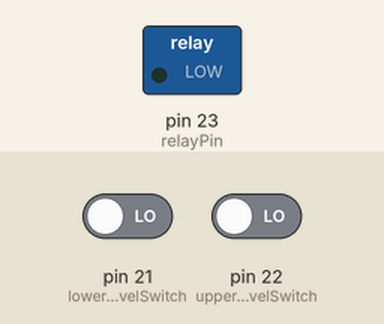
This sketch was run on a simulated Arduino Mega 2560, built for the host (arithmetic inside an expression is 32-bit, double 64-bit). Parts: switched loads named in the sketch (green lamp = pin HIGH). The inputs (shaded band) are chosen by the test bench; at power-on: pin 21 (lowerWaterLevelSwitch) LOW, pin 22 (upperWaterLevelSwitch) LOW.

Above: at 1.2 s.
1.3 s: pin 21 (lowerWaterLevelSwitch) driven HIGH and pin 22 (upperWaterLevelSwitch) driven HIGH
At 2.0 s:
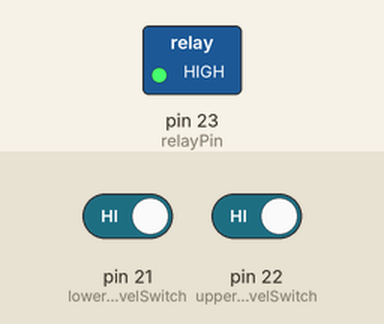
2.8 s: pin 22 (upperWaterLevelSwitch) driven LOW
At 3.1 s:
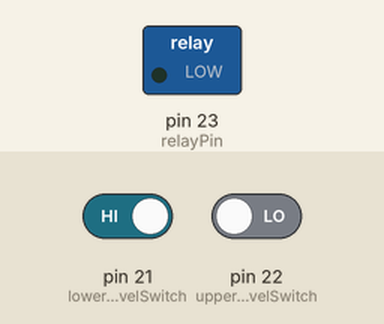
4.3 s: pin 22 (upperWaterLevelSwitch) driven HIGH
At 5.5 s:
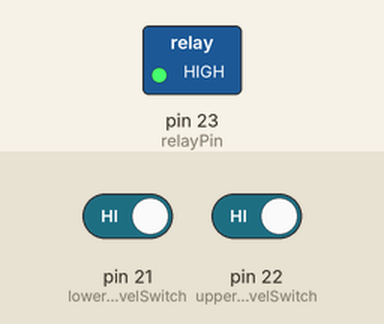
Timing chart, 0 to 7.3 s (numbered marks = the images above; inputs shaded):
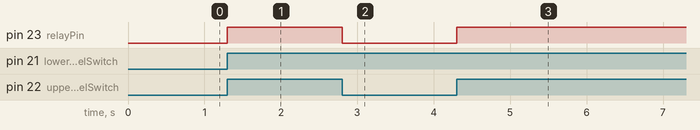

The sketch:

Brunnenpumpe_V1.ino
```cpp
// 2020-03-02 Brunnenpumpe V1
// (c) Markus Pohle @Creative Commons BY-NC-SA
// https://en.wikipedia.org/wiki/File:Cc-by-nc-sa_icon.svg
//
// Brunnenpumpen Steuerung mittels Schwimmschalter

const int relayPin = 23;
const int upperWaterLevelSwitch = 22;
int upperWaterLevelSwitchState = 0;
const int lowerWaterLevelSwitch = 21;
int lowerWaterLevelSwitchState = 0;
int pumpActive = 0;


void setup() {
  // Wir definieren einige Aus- und Eingabe Pins
  // die Eingabe Pins definieren wir als PULLDOWN!
  pinMode(relayPin, OUTPUT);
  pinMode(upperWaterLevelSwitch, INPUT_PULLDOWN);
  pinMode(lowerWaterLevelSwitch, INPUT_PULLDOWN);
}

void loop() {
  // hier lesen wir die Zustände der Schwimmschalter ein
  upperWaterLevelSwitchState = digitalRead(upperWaterLevelSwitch);
  lowerWaterLevelSwitchState = digitalRead(lowerWaterLevelSwitch);

  // wir prüfen die Zustände der Schwimmschalter
  // sind beide Schalter "unten", dann muss die Pumpe starten
  // das "Pumpe aktiv" Flag geht auf 1
  if (lowerWaterLevelSwitchState && upperWaterLevelSwitchState) {
    pumpActive = 1;
  }

  if (!upperWaterLevelSwitchState) {
    pumpActive = 0;
  }

  if (!lowerWaterLevelSwitchState && upperWaterLevelSwitchState && pumpActive) {
    pumpActive = 1;
  }


  if (pumpActive) {
    digitalWrite(relayPin, HIGH);
  } else {
    digitalWrite(relayPin, LOW);
  }

}
```

Measured:
- after the input at 1.3 s, pin 23 (relayPin): LOW → HIGH at once
- after the input at 2.8 s, pin 23 (relayPin): HIGH → LOW at once
- after the input at 4.3 s, pin 23 (relayPin): LOW → HIGH at once
